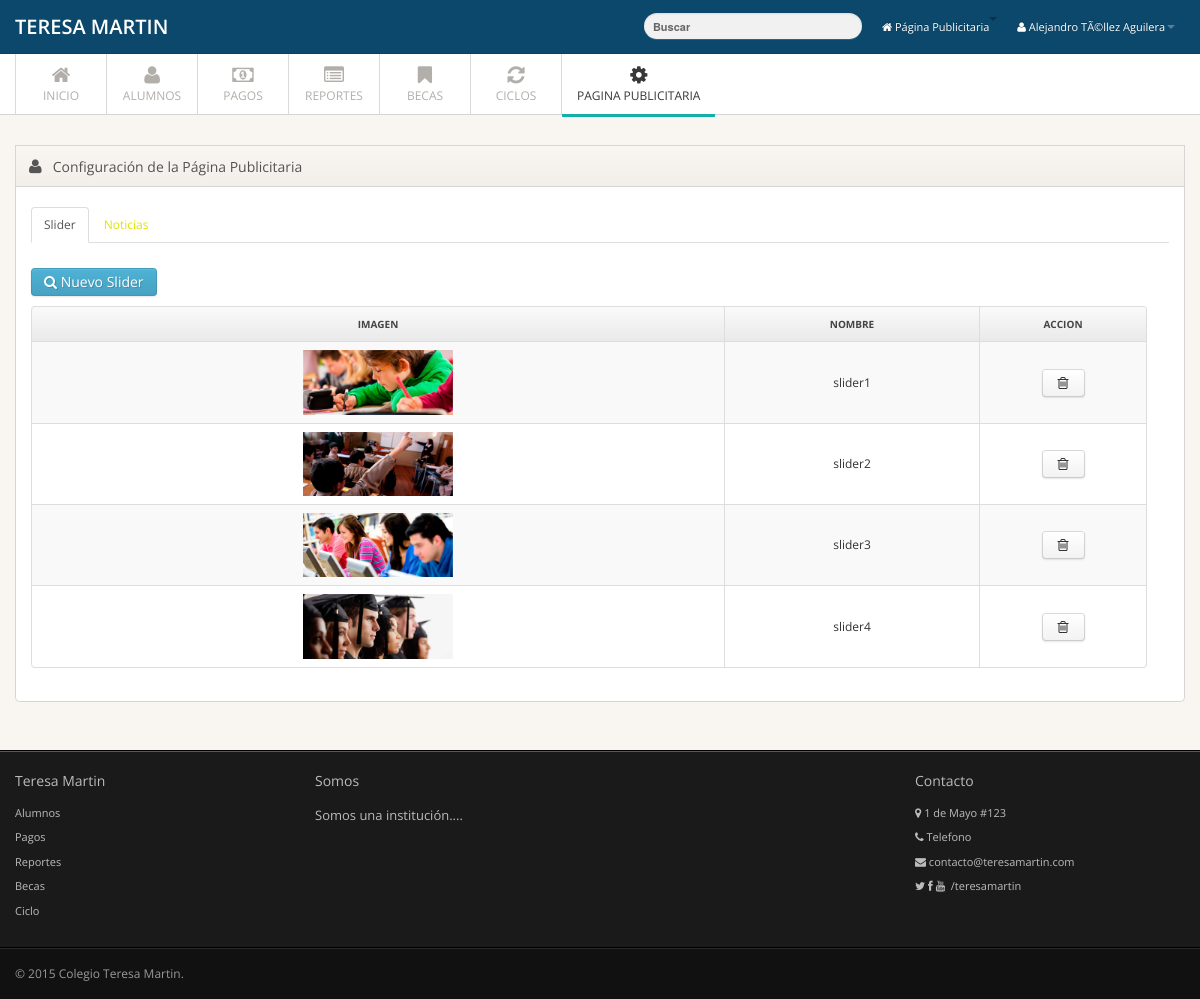
Screenshot of /admin/Configuracion/configpublic.php (signed in) with the database file from the repository.
### tables this page shows
CREATE TABLE IF NOT EXISTS `slider` (
`idslider` int(11) NOT NULL,
  `url` varchar(100) NOT NULL,
  `nombre` varchar(50) NOT NULL
);

### admin/Clases/conexion.php (called while the page is built, shortened)
<?php
class Conexion
{
private static $instancia;
private $con;
private function __construct()
{
    try
    {
    $this->con = new PDO("mysql:host=localhost;dbname=teresamartin",'root','');
    $this->con->exec("SET CHARSET SET utf8");
    }
    catch(PDOEception $e)
    {
        echo "Error:" . $e->getMessage();
        die();
    }
}
  public static function singleton_conexion()
    {
    if(!isset(self::$instancia)){
    self::$instancia = new $miclase;
    }
    return self::$instancia;
    }
public function prepare($sql)
{
return $this->con->prepare($sql);
}
}

### admin/Clases/Slider.php (called while the page is built, shortened)
<?php
require_once 'conexion.php';
class Slider{
   private $con;
   function __construct()
   {
      $this->con = Conexion::singleton_conexion();
   }
   public function get_slider($idslider = null){
       try{
         $sql = "SELECT * FROM slider";
      $consulta = $this->con->prepare($sql);
            $consulta->execute();
      if($consulta->rowCount() > 0){
         return $consulta;
      }else{
         return FALSE;
      }
      }catch(PDOException $ex) {
           print "Error:". $e->getMessage();
       }
   }
}

### admin/Configuracion/configpublic.php (the view, shortened to what this page needs)
<?php
include_once '../Clases/Slider.php';
$slide = new Slider();
$datos = $slide->get_slider(null);
?>
<!DOCTYPE html>
<html lang="es">
   <head>
      <link href="../../assets/css/bootstrap.min.css" rel="stylesheet">
      <link href="../../assets/css/bootstrap-responsive.min.css" rel="stylesheet">
      <link href="../../assets/css/font-awesome2.css" rel="stylesheet">
      <link href="../../assets/css/style.css" rel="stylesheet">
      <link href="../../assets/css/pages/dashboard.css" rel="stylesheet">
      <link href="../../assets/css/styleAAA.css" rel="stylesheet">
   </head>
   <body>
      <div class="navbar navbar-fixed-top">
         <div class="navbar-inner">
            <div class="container">
               <a class="brand" href="index.php">TERESA MARTIN </a>
               <div class="nav-collapse">
                  <ul class="nav pull-right">
                    <li>
                        <a href="../index.php" ><i class="icon-home"></i>&nbsp;Página Publicitaria<b class="caret"></b></a>
                     </li>
                     <li class="dropdown">
                        <a href="#" class="dropdown-toggle" data-toggle="dropdown"><i class="icon-user"></i>&nbsp;<?php echo $_SESSION['nombre']?><b class="caret"></b></a>
                     </li>
                  </ul>
                  <form class="navbar-search pull-right">
                     <input type="text" class="search-query" placeholder="Buscar">
                  </form>
               </div>
            </div>
         </div>
      </div>
      <div class="subnavbar">
         <div class="subnavbar-inner">
            <div class="container">
               <ul class="mainnav">
                  <li><a href="../index.php"><i class="icon-home"></i><span>Inicio</span> </a> </li>
                  <li><a href="../Alumno/alumnos.php"><i class=" icon-user"></i><span>Alumnos</span> </a> </li>
                  <li><a href="../Pago/pagos.php"><i class=" icon-money"></i><span>Pagos</span> </a> </li>
                  <li><a href="../Reportes/reportes.php"><i class="icon-list-alt"></i><span>Reportes</span> </a> </li>
                  <li><a href="../Beca/becas.php"><i class=" icon-bookmark"></i><span>Becas</span> </a> </li>
                  <li><a href="../Ciclo/ciclos.php"><i class=" icon-refresh"></i><span>Ciclos</span> </a> </li>
                  <li  class="active"><a href="configpublic.php"><i class="icon-cog"></i><span>Pagina Publicitaria</span> </a> </li>
               </ul>
            </div>
         </div>
      </div>
      <div class="main">
         <div class="main-inner">
            <div class="container">
               <div class="row">
                  <div class="span12">
                     <div class="widget ">
                        <div class="widget-header">
                           <i class="icon-user"></i>
                           <h3>Configuración de la Página Publicitaria</h3>
                        </div>
                        <div class="widget-content">
                           <div class="tabbable">
                              <ul class="nav nav-tabs" id="nav-configpublic">
                                 <li class="active">
                                    <a href="#slider" data-toggle="tab">Slider</a>
                                 </li>
                                 <li><a href="#noticias" data-toggle="tab">Noticias</a></li>
                              </ul>
                              <br>
                              <div class="tab-content">
                                 <div class="tab-pane <?php if(!isset($_GET['active'])){echo "active";}?>" id="slider">
                                    <div class="container">
                                       <div class="row">
                                          <div class="span12 configpublic">
                                             <a href="#" class="shortcut btn btn-info" data-toggle="modal" data-target="#nuevoslider">
                                                <i class="shortcut-icon icon-search"></i>
                                                <span class="shortcut-label">Nuevo Slider</span>
                                             </a>
                                             <br>
                                             <table class="table table-striped table-bordered get_table table_configpublic"  id="">
                                                <thead>
                                                   <tr>
                                                      <th> Imagen </th>
                                                      <th> Nombre </th>
                                                      <th class="td-actions">Accion </th>
                                                   </tr>
                                                </thead>
                                                <tbody><?php
while ($row = $datos->fetchObject()){
                                 ?><tr>
                                                   <td><img src="../../<?php echo $row->url;?>" class="img-responsive img-rounded" alt=""></td>
                                                   <td><?php echo $row->nombre;?></td>
                                                   <td>
                                                      <span id="tooltip-ver" class="input-group-addon mitooltip" title="Eliminar Slider" data-placement="top">
                                                         <a class="btn btn-bigger btn-invert" href="../Slider/del_slider.php?idslider=<?php echo $row->idslider;?>&url=<?php echo $row->url;?>">
                                                            <i class="btn-icon-only icon-trash"> </i>
                                                         </a>
                                                      </span>
                                                   </td> </tr>
 <?php
}
                                 ?>                                               </tbody>
                                             </table>
                                          </div>
                                       </div>
                                    </div>
                                 </div>
                              </div>
                           </div>
                        </div>
                     </div>
                  </div>
               </div>
            </div>
         </div>
      </div>
      <div class="extra">
         <div class="extra-inner">
            <div class="container">
               <div class="row">
                  <div class="span3">
                     <h4>
                        Teresa Martin</h4>
                     <ul>
                        <li><a href="alumnos.php">Alumnos</a></li>
                        <li><a href="#">Pagos</a></li>
                        <li><a href="#">Reportes</a></li>
                        <li><a href="#">Becas</a></li>
                        <li><a href="#">Ciclo</a></li>
                     </ul>
                  </div>
                  <div class="span6">
                     <h4>
                        Somos</h4>
                     <p>
                        Somos una institución....
                     </p>
                  </div>
                  <div class="span3">
                     <h4>
                        Contacto</h4>
                     <ul>
                        <li><i class="icon-map-marker"></i><span> 1 de Mayo #123</span></li>
                        <li><i class="icon-phone"></i><span> Telefono</span></li>
                        <li><i class="icon-envelope"></i><span> contacto@teresamartin.com</span></li>
                        <li><i class="fa icon-twitter"></i>&nbsp;<i class="fa icon-facebook"></i>&nbsp;<i class="fa icon-youtube"></i>&nbsp;<span> /teresamartin</span></li>
                     </ul>
                  </div>
               </div>
            </div>
         </div>
      </div>
      <div class="footer">
         <div class="footer-inner">
            <div class="container">
               <div class="row">
                  <div class="span12"> &copy; 2015 <a href="#">Colegio Teresa Martin</a>. </div>
               </div>
            </div>
         </div>
      </div>
   </body>
</html>

### assets/css/styleAAA.css (style rules this page uses)
body { font-family: "Open Sans",sans-serif; font-size: 12px; }
.get_table .td-actions { width: 150px; }
.get_table tr td, .get_table tr th { text-align: center; }
.navbar-inner { background: rgb(11,72,107) !important; }
.navbar-search .search-query { background-color: rgb(241,241,241); }
a { color: rgb(221,229,0); }
.subnavbar .container > ul > li > a { font-weight: normal; text-transform: uppercase; }
.subnavbar .container > ul > li.active > a { border-bottom: 3px solid rgb(20,176,166); }
.configpublic { width: 93% !important; }
#nav-configpublic { margin-bottom: 5px; }
.table_configpublic { margin-top: 10px; }
.widget-header h3 { font-weight: normal; }
.img-rounded { max-width: 150px; max-height: 150px; }
.extra a { text-decoration: none; color: #BBB !important; }

### rows the page displays
slider: url (picture), nombre "slider1"
slider: url (picture), nombre "slider2"
slider: url (picture), nombre "slider3"
slider: url (picture), nombre "slider4"

### other values shown
$_SESSION['nombre'] "Alejandro TÃ©llez Aguilera"
